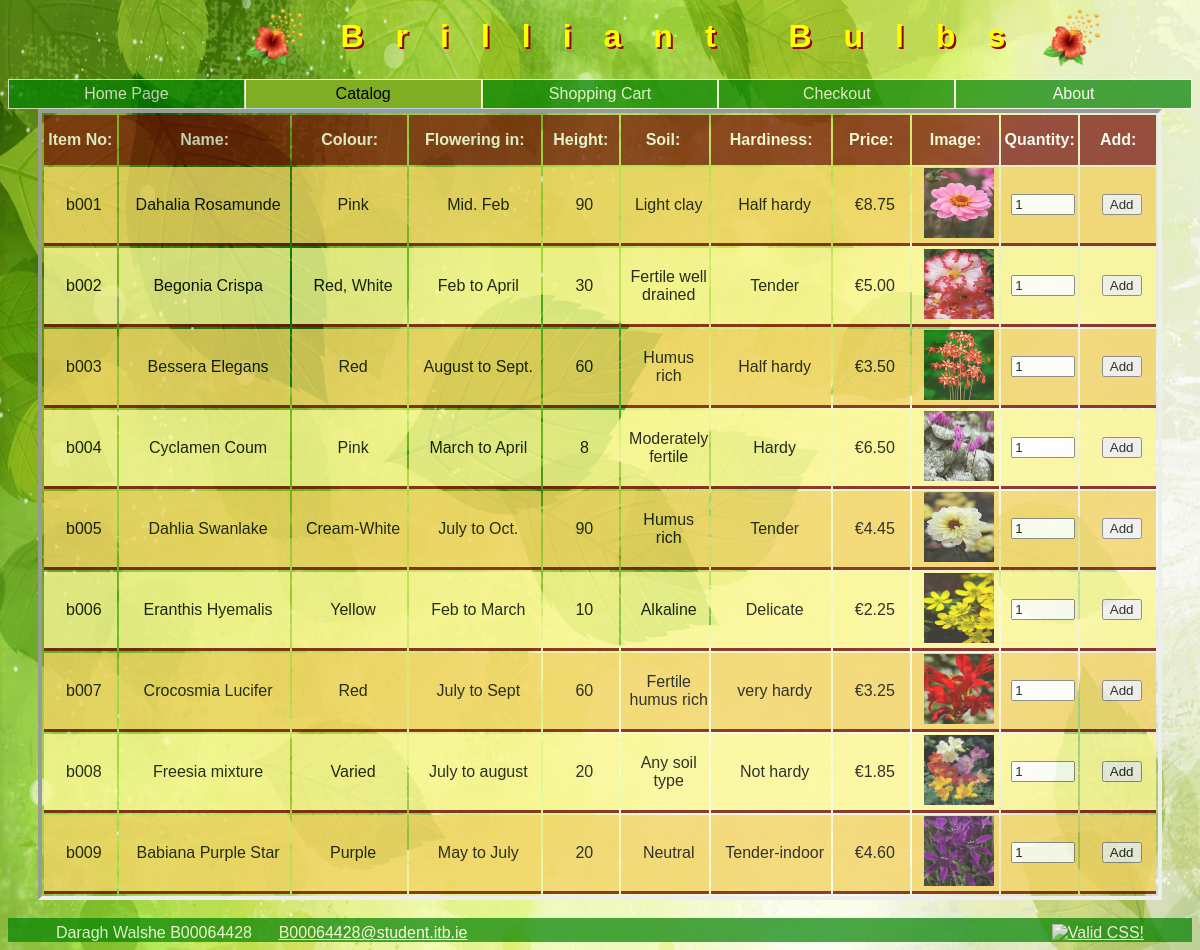
Screenshot of /catalog.php with the database file from the repository.
### tables this page shows
CREATE TABLE IF NOT EXISTS `products` (
  `product_id` varchar(10) NOT NULL,
  `name` varchar(50) NOT NULL,
  `colour` varchar(30) DEFAULT NULL,
  `blooming` varchar(30) DEFAULT NULL,
  `height` int(8) DEFAULT NULL,
  `soil` varchar(30) DEFAULT NULL,
  `hardiness` varchar(30) DEFAULT NULL,
  `price` decimal(9,2) NOT NULL,
  `image` varchar(30) DEFAULT NULL,
  PRIMARY KEY (`product_id`)
);

### include/INC_default_nav_style.php (called while the page is built, shortened)
<?php
$homeLinkStyle = '';
$cartLinkStyle = '';
$checkoutLinkStyle = '';
$aboutLinkStyle = '';
?>

### catalog.php (the view, shortened to what this page needs)
<?php
	include('include/INC_default_nav_style.php');
	$catalogLinkStyle = 'id="thispage"';
	include('include/header.php');
?>
<?php
	$query = "select * from products order by product_id";
	$result = @mysql_query( $query )or die( "Could not execute SQL query" );
?>
		<table>
			<tr >
				<th>
					<strong>Item No:</strong>
				</th>
				<th>
					<strong> Name: </strong>
				</th>
				<th>
					<strong>Colour:</strong>
				</th>
				<th>
					<strong> Flowering in: </strong>
				</th>
				<th class="widen">
					<strong>Height:</strong>
				</th>
				<th class="widen">
					<strong> Soil:&nbsp; </strong>
				</th>
				<th>
					<strong>Hardiness:</strong>
				</th>
				<th class="widen">
					<strong> Price:</strong>
				</th>
				<th>
					<strong> Image:</strong>
				</th>
				<th class="widen">
					<strong> Quantity:</strong>
				</th>
				<th class="widen">
					<strong> Add:</strong>
				</th>
			</tr>
<?php
	include('include/FUNC_oddrow.php');
	while ($row = mysql_fetch_array( $result) )
	{
?>
			<tr <?php oddrow(); ?> >
				<td>
					<?php echo $row["product_id"]; ?>
				</td>
				<td>
					<?php echo $row["name"]; ?>
				</td>
				<td>
					<?php echo $row["colour"]; ?>
				</td>
				<td>
					<?php echo $row["blooming"]; ?>
				</td>
				<td>
					<?php echo $row["height"]; ?>
				</td>
				<td>
					<?php echo $row["soil"]; ?>
				</td>
				<td>
					<?php echo $row["hardiness"]; ?>
				</td>
				<td>
					&euro;<?php echo $row["price"]; ?>
				</td>
				<td>
					<a href="detailProduct.php?product_id=<?php echo $row['product_id']; ?>">
					<img width="70" height="70" src="images/<?php echo $row['image'];?>">
					</a>
				</td>
				<form action= "#" method="#">
				<td>
					<input type="number" name="quantity" value="1" min="1" max="999">
				</td>
				<td>
					<input type="submit" value="Add" name="submit">
				</td>
				</form>
			</tr>
			<?php $counter+=1; ?>
	<?php
	}
	?>
		</table>
<?php
	include('include/footer.php');
?>

### include/header.php (shortened to what this page needs)
<!DOCTYPE html>
	<html lang="en">
	<head>
	</head>
 <img src="images/leaves.jpg" alt="background image" id="bg_img">
<div id="wrapper">
	<img width="16" src="images/pollen.png" class="headImg" alt="flower image">
	<h1 class="headerTxt">Brilliant Bulbs</h1>
	<img width="16" src="images/pollen.png"  class="headImg" id="headImgRight" alt="flower image">
	<nav>
		<ul>
			<li role="link">
				<a href="index.php"<?php echo $homeLinkStyle ?>>Home Page</a>
			</li>
			<li role="link">
				<a href="catalog.php"<?php echo $catalogLinkStyle ?>>Catalog</a>
			</li>
			<li role="link">
				<a href="cart.php"<?php echo $cartLinkStyle ?>><?php echo $back_to ?>Shopping Cart</a>
			</li>
			<li role="link">
				<a href="checkout.php"<?php echo $checkoutLinkStyle ?>>Checkout</a>
			</li>
			<li role="link">
				<a href="about.php"<?php echo $aboutLinkStyle ?>>About</a>
			</li>
		</ul>
	</nav>

### include/FUNC_oddrow.php
<?php
function oddrow(){
	$odd = ' class="oddrow" ';
	$even = ' class="evenrow" ';
	global $counter;
	if($counter%2 == 0){
		echo $odd;
		}
	else{
		echo $even;
		}
	}
	?>

### include/footer.php (shortened to what this page needs)
	<br>
	<footer>
		<div id="rightFoot">
			<a href="http://jigsaw.w3.org/css-validator/check/referer">
				<img style="border:0;width:88px;height:31px"
					src="http://jigsaw.w3.org/css-validator/images/vcss-blue"
					alt="Valid CSS!" />
			</a>
		</div>
		<div id="leftFoot">
			Daragh Walshe B00064428
			&nbsp;&nbsp;&nbsp;&nbsp;
			<a href="mailto:B00064428@student.itb.ie">B00064428@student.itb.ie</a>
		</div>
	</footer>
</div>
</body>
</html>

### css/catalogNew.css (style rules this page uses)
table { border: 4px inset; margin: 0 auto; width: 95%; }
td { padding-left: 0.5em; }
h1, h2, h3, h4, th, td { text-align: center; }
.oddrow { background-color: #F3D366; opacity: 0.8; }
.evenrow { background-color: #FCF797; opacity: 0.8; }
.widen { width: 7%; }
th { color: white; padding-top: 1em; padding-bottom: 1em; background-color: #740B07; opacity: 0.7; }
td { border-bottom: 3px solid #740B07; }

### css/footer.css (style rules this page uses)
nav { color: white; overflow: auto; }
nav ul { margin-left: 0%; margin-top: 8px; padding: 0; }
nav li { display: inline; list-style-type: none; }
nav a { text-decoration: none; display: inline; float: left; width: 20%; text-align: center; padding-top: 0.3em; padding-bottom: 0.3em; background-color: green; color: white; box-sizing: border-box; border: 1px solid white; opacity: 0.7; }
#thispage { background-color: #7FAE22; border-bottom: 1px solid lightblue; color: black; opacity: 1.0; }
#bg_img { position: fixed; margin-left: -14px; margin-top: -20px; width: 105%; height: 105%; z-index: -1; }
footer { background: green; color: white; clear: both; padding-top: 0.4em; overflow: auto; opacity: 0.7; }
#leftFoot { margin-left: 3em; }
footer a { color: white; }
#rightFoot { float: right; padding: 0 3em 0 0; }
.headImg { width: 5%; display: inline; fooat: left; clear: both; margin-left: 20%; overflow: auto; }
#headImgRight { margin-left: 0%; }
.headerTxt { vertical-align:20px; text-align: center; display: inline; clear: both; color: yellow; letter-spacing: 1em; margin-left: 1em; margin-right: 0em; text-shadow: 2px 2px #930000; }

### rows the page displays
products: product_id "b001", name "Dahalia Rosamunde", colour "Pink", blooming "Mid. Feb", height "90", soil "Light clay", hardiness "Half hardy", price "8.75", image (picture)
products: product_id "b002", name "Begonia Crispa", colour "Red, White", blooming "Feb to April", height "30", soil "Fertile well drained", hardiness "Tender", price "5.00", image (picture)
products: product_id "b003", name "Bessera Elegans", colour "Red", blooming "August to Sept.", height "60", soil "Humus rich", hardiness "Half hardy", price "3.50", image (picture)
products: product_id "b004", name "Cyclamen Coum", colour "Pink", blooming "March to April", height "8", soil "Moderately fertile", hardiness "Hardy", price "6.50", image (picture)
products: product_id "b005", name "Dahlia Swanlake", colour "Cream-White", blooming "July to Oct.", height "90", soil "Humus rich", hardiness "Tender", price "4.45", image (picture)
products: product_id "b006", name "Eranthis Hyemalis", colour "Yellow", blooming "Feb to March", height "10", soil "Alkaline", hardiness "Delicate", price "2.25", image (picture)
products: product_id "b007", name "Crocosmia Lucifer", colour "Red", blooming "July to Sept", height "60", soil "Fertile humus rich", hardiness "very hardy", price "3.25", image (picture)
products: product_id "b008", name "Freesia mixture", colour "Varied", blooming "July to august", height "20", soil "Any soil type", hardiness "Not hardy", price "1.85", image (picture)
products: product_id "b009", name "Babiana Purple Star", colour "Purple", blooming "May to July", height "20", soil "Neutral", hardiness "Tender-indoor", price "4.60", image (picture)
